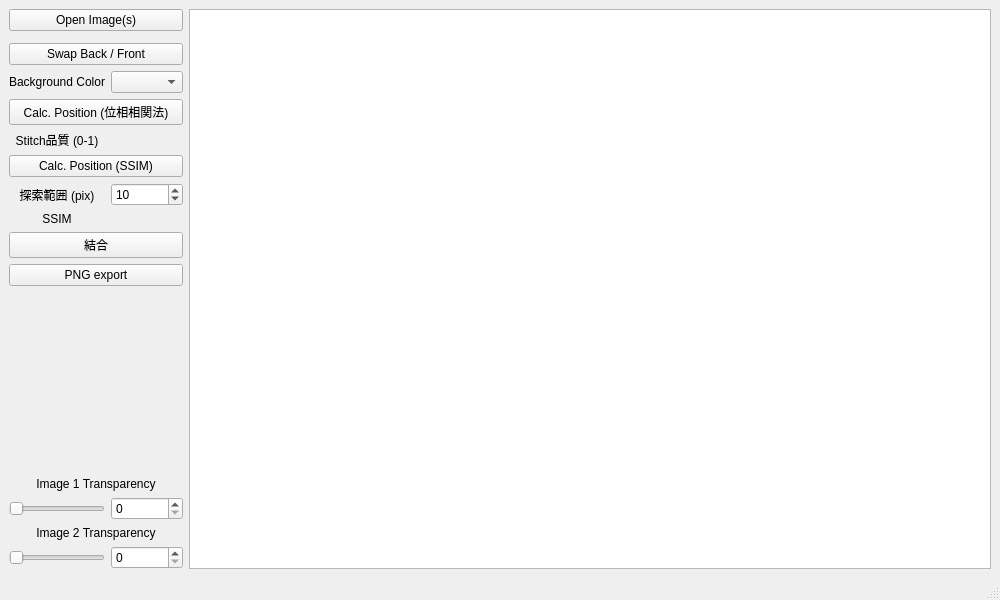
<?xml version="1.0" encoding="UTF-8"?>
<ui version="4.0">
 <class>MainWindow</class>
 <widget class="QMainWindow" name="MainWindow">
  <property name="geometry">
   <rect>
    <x>0</x>
    <y>0</y>
    <width>1000</width>
    <height>600</height>
   </rect>
  </property>
  <property name="sizePolicy">
   <sizepolicy hsizetype="Expanding" vsizetype="Expanding">
    <horstretch>0</horstretch>
    <verstretch>0</verstretch>
   </sizepolicy>
  </property>
  <property name="windowTitle">
   <string>Image Stitcher Two</string>
  </property>
  <widget class="QWidget" name="centralwidget">
   <layout class="QGridLayout" name="gridLayout_2">
    <item row="0" column="2">
     <widget class="maincampus" name="graphicsView"/>
    </item>
    <item row="0" column="1">
     <layout class="QGridLayout" name="GridLayout" rowstretch="0,0,0,0,0,0,0,0,0,0,0,0,0,1,0,0,0,0" columnstretch="0,0" rowminimumheight="0,0,0,0,0,0,0,0,0,0,0,0,0,0,0,0,0,0">
      <item row="12" column="0" colspan="2">
       <widget class="QPushButton" name="pushButton_4">
        <property name="text">
         <string>PNG export</string>
        </property>
       </widget>
      </item>
      <item row="16" column="0" colspan="2">
       <widget class="QLabel" name="label_3">
        <property name="text">
         <string>Image 2 Transparency</string>
        </property>
        <property name="alignment">
         <set>Qt::AlignmentFlag::AlignCenter</set>
        </property>
       </widget>
      </item>
      <item row="14" column="0" colspan="2">
       <widget class="QLabel" name="label_2">
        <property name="text">
         <string>Image 1 Transparency</string>
        </property>
        <property name="alignment">
         <set>Qt::AlignmentFlag::AlignCenter</set>
        </property>
       </widget>
      </item>
      <item row="15" column="0">
       <widget class="QSlider" name="sliderOpacity1">
        <property name="sizePolicy">
         <sizepolicy hsizetype="Preferred" vsizetype="Fixed">
          <horstretch>0</horstretch>
          <verstretch>0</verstretch>
         </sizepolicy>
        </property>
        <property name="orientation">
         <enum>Qt::Orientation::Horizontal</enum>
        </property>
       </widget>
      </item>
      <item row="7" column="1">
       <widget class="QLabel" name="label_5">
        <property name="text">
         <string/>
        </property>
       </widget>
      </item>
      <item row="9" column="0">
       <widget class="QLabel" name="label_9">
        <property name="text">
         <string>探索範囲 (pix)</string>
        </property>
        <property name="alignment">
         <set>Qt::AlignmentFlag::AlignCenter</set>
        </property>
       </widget>
      </item>
      <item row="7" column="0">
       <widget class="QLabel" name="label_4">
        <property name="text">
         <string>Stitch品質 (0-1)</string>
        </property>
        <property name="alignment">
         <set>Qt::AlignmentFlag::AlignCenter</set>
        </property>
       </widget>
      </item>
      <item row="13" column="0" colspan="2">
       <widget class="QLabel" name="label_8">
        <property name="text">
         <string/>
        </property>
       </widget>
      </item>
      <item row="6" column="0" colspan="2">
       <widget class="QPushButton" name="pushButton_Calc1">
        <property name="text">
         <string>Calc. Position (位相相関法)</string>
        </property>
       </widget>
      </item>
      <item row="17" column="0">
       <widget class="QSlider" name="sliderOpacity2">
        <property name="sizePolicy">
         <sizepolicy hsizetype="Preferred" vsizetype="Fixed">
          <horstretch>0</horstretch>
          <verstretch>0</verstretch>
         </sizepolicy>
        </property>
        <property name="orientation">
         <enum>Qt::Orientation::Horizontal</enum>
        </property>
       </widget>
      </item>
      <item row="15" column="1">
       <widget class="QSpinBox" name="spinOpacity1"/>
      </item>
      <item row="4" column="0" colspan="2">
       <widget class="QPushButton" name="pushButton_2">
        <property name="text">
         <string>Swap Back / Front</string>
        </property>
       </widget>
      </item>
      <item row="8" column="0" colspan="2">
       <widget class="QPushButton" name="pushButton_Calc2">
        <property name="text">
         <string>Calc. Position (SSIM)</string>
        </property>
       </widget>
      </item>
      <item row="10" column="1">
       <widget class="QLabel" name="label_7">
        <property name="text">
         <string/>
        </property>
       </widget>
      </item>
      <item row="11" column="0" colspan="2">
       <widget class="QPushButton" name="pushButton_3">
        <property name="text">
         <string>結合</string>
        </property>
       </widget>
      </item>
      <item row="9" column="1">
       <widget class="QSpinBox" name="spinBoxSSIM">
        <property name="maximum">
         <number>99999</number>
        </property>
        <property name="value">
         <number>10</number>
        </property>
       </widget>
      </item>
      <item row="3" column="0" colspan="2">
       <widget class="DropArea" name="dropArea" native="true"/>
      </item>
      <item row="5" column="0">
       <widget class="QLabel" name="label">
        <property name="text">
         <string>Background Color</string>
        </property>
        <property name="alignment">
         <set>Qt::AlignmentFlag::AlignCenter</set>
        </property>
       </widget>
      </item>
      <item row="2" column="0" colspan="2">
       <widget class="QPushButton" name="pushButton_1">
        <property name="text">
         <string>Open Image(s)</string>
        </property>
       </widget>
      </item>
      <item row="5" column="1">
       <widget class="QComboBox" name="comboBox"/>
      </item>
      <item row="10" column="0">
       <widget class="QLabel" name="label_6">
        <property name="text">
         <string>SSIM</string>
        </property>
        <property name="alignment">
         <set>Qt::AlignmentFlag::AlignCenter</set>
        </property>
       </widget>
      </item>
      <item row="17" column="1">
       <widget class="QSpinBox" name="spinOpacity2"/>
      </item>
     </layout>
    </item>
   </layout>
  </widget>
  <widget class="QMenuBar" name="menubar">
   <property name="geometry">
    <rect>
     <x>0</x>
     <y>0</y>
     <width>1000</width>
     <height>21</height>
    </rect>
   </property>
  </widget>
  <widget class="QStatusBar" name="statusbar"/>
 </widget>
 <customwidgets>
  <customwidget>
   <class>maincampus</class>
   <extends>QGraphicsView</extends>
   <header>maincampus.h</header>
  </customwidget>
  <customwidget>
   <class>DropArea</class>
   <extends>QWidget</extends>
   <header>droparea.h</header>
   <container>1</container>
  </customwidget>
 </customwidgets>
 <resources/>
 <connections/>
</ui>
